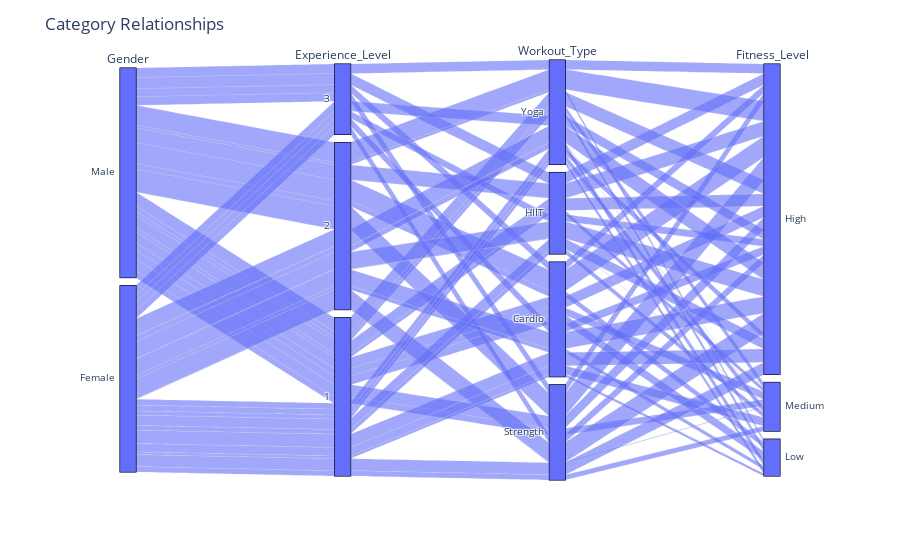

The notebook cell this image was saved under:
### Markdown cell above
This alluvial (Sankey-style) diagram helps visualize the flow and interconnection between categorical features—gender, experience level, workout type, and resulting fitness level. It reveals how these variables interact to shape health outcomes, enabling pattern recognition across user demographics and behaviors.

### Code cell
fig = px.parallel_categories(df,
                             dimensions=["Gender", "Experience_Level", "Workout_Type", "Fitness_Level"],
                             color_continuous_scale=px.colors.sequential.Inferno)
fig.update_layout(title="Category Relationships")
fig.show()

### Figure 1 — Plotly figure (JSON) as saved in the notebook; plotly's stock layout.template omitted (floating-point values rounded to 4 significant figures; data arrays with more than 128 entries replaced by an {"elided": "..."} marker saying what was removed)
{"data": [{"dimensions": [{"label": "Gender", "values": {"elided": "1073 str values"}}, {"label": "Experience_Level", "values": {"elided": "1073 int values"}}, {"label": "Workout_Type", "values": {"elided": "1073 str values"}}, {"label": "Fitness_Level", "values": {"elided": "1073 str values"}}], "domain": {"x": [0, 1], "y": [0, 1]}, "name": "", "type": "parcats"}], "layout": {"legend": {"tracegroupgap": 0}, "margin": {"t": 60}, "title": {"text": "Category Relationships"}}}
